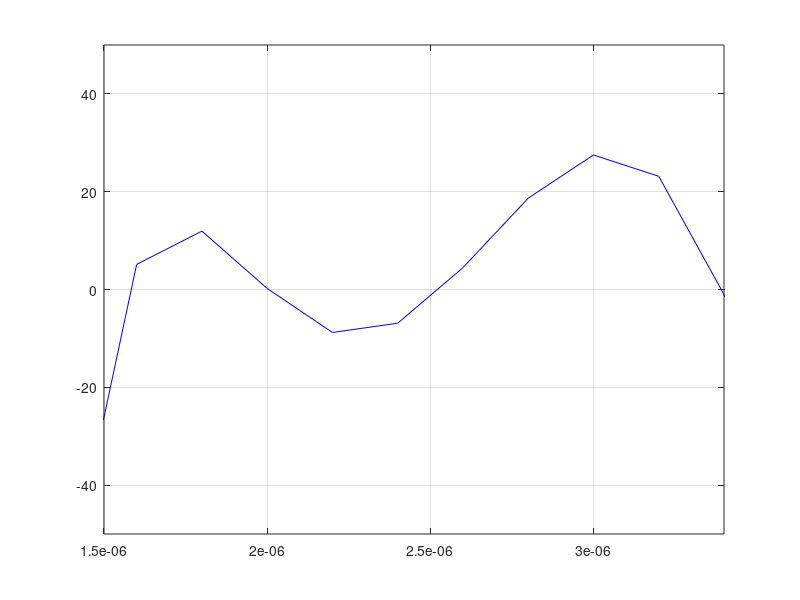

Write the MATLAB code that produced this figure.
clear all;
lambda = 1.3e-6:0.2e-6:3.9e-6;
%%%%%%%when Hs = 1.24e-7
%n =[2.30469888481102 2.25286410079272 	2.20160414381723 	2.15034022963026 	2.09901221162744 	2.04768178365875 	1.99638039872218 	1.94507877092805 	1.89371082486529 	1.84221194236502 	1.79055227159525 	1.73875960290934 	1.68693246055729 	1.63524470423968 ];
%%%%%%%when Hs = 1.25e-7
%n=[2.30465473035733 2.25278014051053 	2.20146515031142 	2.15013382954741 	2.09873177774438 	2.04732784300729 	1.99596019311712 	1.94460452689442 	1.89319760701620 	1.84167580450053 	1.79000891722090 	1.73822352869225 	1.68641642948197 	1.63475942299422 ];
%%%%%%%when Hs = 1.26e-7
%n=[2.30461175044780 	2.25269790287840 	2.20132855125998 	2.14993051176632 	2.09845501225982 	2.04697799186303 	1.99554432178583 	1.94413470345104 	1.89268879042375 	1.84114397574102 	1.78946973733275 	1.73769146236300 	1.68590422489570 	1.63427777117614 ];
%%%%%%when Hs = 1.27e-7
n=[2.30456945118622 	2.25261690746452 	2.20119385221421 	2.14972973796027 	2.09818132469356 	2.04663157050332 	1.99513203574540 	1.94366845641787 	1.89218341355635 	1.84061536597929 	1.78893349065829 	1.73716200687076 	1.68539428327559 	1.63379801503532 ];
C = 3e8;
%omega = 2*pi*C./lambda;
dndlambda = [diff(n)./diff(lambda),0];
ddnddlambda = [diff(dndlambda)./diff(lambda),0];
D = 1e12*1e3*1e-9 .* -lambda ./ C .* ddnddlambda;
lambda = lambda +0.1e-6;
plot(lambda,D,'b-');
axis([1.5e-6,3.4e-6,-50,50]),grid on;
